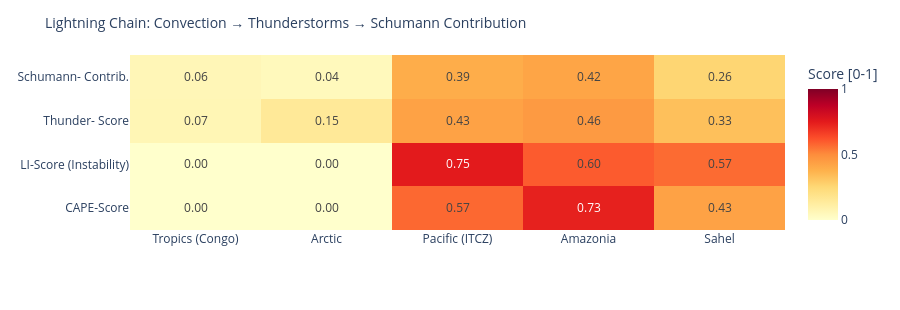

Here is the notebook cell this chart was saved with:
### Code cell
# ============================================================
# LIGHTNING CHAIN: Convection → Thunderstorms → Schumann
# Shows the causal chain per measurement point as heatmap
# ============================================================

def cape_score(v):
    """CAPE → normalized score [0,1]"""
    if v is None or pd.isna(v): return 0.0
    return min(1.0, float(v) / 3000)

def li_score(v):
    """Lifted Index: negative = unstable → score [0,1]"""
    if v is None or pd.isna(v): return 0.3
    return min(1.0, max(0.0, (-float(v) + 6) / 12))

def cloud_score(v):
    if v is None or pd.isna(v): return 0.3
    return float(v) / 100

def thunder_score(row):
    """Kombinierter Gewitterwahrscheinlichkeits-Score
    CAPE + LI + Bedeckung + WMO-Gewitter + konvektiver Niederschlag (showers)
    Hinweis: X-Ray und Kp sind kein Bestandteil – nur geomagn./solarer Kontext.
    """
    cs = cape_score(row.get('cape'))
    ls = li_score(row.get('li'))
    cl = cloud_score(row.get('cloud'))
    t  = 1.0 if row.get('thunderstorm') else 0.0
    # Convective precipitation (showers) as additional indicator
    sh = min(1.0, (row.get('showers') or 0) / 5.0)
    return round(cs * 0.30 + ls * 0.25 + cl * 0.15 + t * 0.20 + sh * 0.10, 3)

def schumann_contribution(t_score, lat):
    """Schumann contribution: higher in tropics (±30°), scaled by thunderstorm score"""
    lat_weight = max(0.3, 1.0 - abs(lat) / 60)
    return round(t_score * lat_weight, 3)

df_atm['cape_score']   = df_atm.apply(lambda r: cape_score(r['cape']), axis=1)
df_atm['li_score']     = df_atm.apply(lambda r: li_score(r['li']),    axis=1)
df_atm['thunder_score']= df_atm.apply(lambda r: thunder_score(r.to_dict()), axis=1)
df_atm['schumann_contribution'] = df_atm.apply(
    lambda r: schumann_contribution(r['thunder_score'], r['lat']), axis=1)

metrics = ['cape_score', 'li_score', 'thunder_score', 'schumann_contribution']
labels  = ['CAPE-Score', 'LI-Score\n(Instability)', 'Thunder-\nScore', 'Schumann-\nContrib.']
z_data  = [df_atm[m].tolist() for m in metrics]

fig = go.Figure(go.Heatmap(
    z=z_data,
    x=df_atm['point'].tolist(),
    y=labels,
    colorscale='YlOrRd',
    zmin=0, zmax=1,
    text=[[f'{v:.2f}' for v in row] for row in z_data],
    texttemplate='%{text}', textfont=dict(size=12),
    colorbar=dict(title='Score [0-1]')
))
fig.update_layout(
    title=dict(text='Lightning Chain: Convection → Thunderstorms → Schumann Contribution', font=dict(size=14)),
    height=310,
    plot_bgcolor='rgba(0,0,0,0)', paper_bgcolor='rgba(0,0,0,0)',
    margin=dict(l=130, r=80, t=55, b=80)
)
fig.show()

### Figure 1 — Plotly figure (JSON) as saved in the notebook; plotly's stock layout.template omitted (floating-point values rounded to 4 significant figures)
{"data": [{"colorbar": {"title": {"text": "Score [0-1]"}}, "colorscale": [[0.0, "rgb(255,255,204)"], [0.125, "rgb(255,237,160)"], [0.25, "rgb(254,217,118)"], [0.375, "rgb(254,178,76)"], [0.5, "rgb(253,141,60)"], [0.625, "rgb(252,78,42)"], [0.75, "rgb(227,26,28)"], [0.875, "rgb(189,0,38)"], [1.0, "rgb(128,0,38)"]], "text": [["0.00", "0.00", "0.57", "0.73", "0.43"], ["0.00", "0.00", "0.75", "0.60", "0.57"], ["0.07", "0.15", "0.43", "0.46", "0.33"], ["0.06", "0.04", "0.39", "0.42", "0.26"]], "textfont": {"size": 12}, "texttemplate": "%{text}", "type": "heatmap", "x": ["Tropics (Congo)", "Arctic", "Pacific (ITCZ)", "Amazonia", "Sahel"], "y": ["CAPE-Score", "LI-Score\n(Instability)", "Thunder-\nScore", "Schumann-\nContrib."], "z": [[0.0, 0.0, 0.5733, 0.7333, 0.43], [0.0, 0.0, 0.75, 0.6, 0.5667], [0.065, 0.15, 0.429, 0.456, 0.331], [0.061, 0.045, 0.393, 0.418, 0.259]], "zmax": 1, "zmin": 0}], "layout": {"height": 310, "margin": {"b": 80, "l": 130, "r": 80, "t": 55}, "paper_bgcolor": "rgba(0,0,0,0)", "plot_bgcolor": "rgba(0,0,0,0)", "title": {"font": {"size": 14}, "text": "Lightning Chain: Convection → Thunderstorms → Schumann Contribution"}}}
